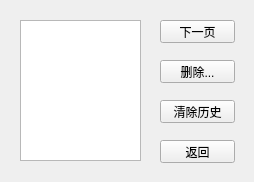
<?xml version="1.0" encoding="UTF-8"?>
<ui version="4.0">
 <class>Log</class>
 <widget class="QWidget" name="Log">
  <property name="geometry">
   <rect>
    <x>0</x>
    <y>0</y>
    <width>254</width>
    <height>182</height>
   </rect>
  </property>
  <property name="windowTitle">
   <string>Log</string>
  </property>
  <property name="windowIcon">
   <iconset resource="icon.qrc">
    <normaloff>:/File/images/coffee.png</normaloff>:/File/images/coffee.png</iconset>
  </property>
  <widget class="QTextBrowser" name="textBrowser">
   <property name="geometry">
    <rect>
     <x>20</x>
     <y>20</y>
     <width>121</width>
     <height>141</height>
    </rect>
   </property>
  </widget>
  <widget class="QPushButton" name="next_btn">
   <property name="geometry">
    <rect>
     <x>160</x>
     <y>20</y>
     <width>75</width>
     <height>23</height>
    </rect>
   </property>
   <property name="text">
    <string>下一页</string>
   </property>
  </widget>
  <widget class="QPushButton" name="del_btn">
   <property name="geometry">
    <rect>
     <x>160</x>
     <y>60</y>
     <width>75</width>
     <height>23</height>
    </rect>
   </property>
   <property name="text">
    <string>删除...</string>
   </property>
  </widget>
  <widget class="QPushButton" name="del_all_btn">
   <property name="geometry">
    <rect>
     <x>160</x>
     <y>100</y>
     <width>75</width>
     <height>23</height>
    </rect>
   </property>
   <property name="text">
    <string>清除历史</string>
   </property>
  </widget>
  <widget class="QPushButton" name="quit_btn">
   <property name="geometry">
    <rect>
     <x>160</x>
     <y>140</y>
     <width>75</width>
     <height>23</height>
    </rect>
   </property>
   <property name="text">
    <string>返回</string>
   </property>
  </widget>
 </widget>
 <resources>
  <include location="icon.qrc"/>
 </resources>
 <connections/>
</ui>
